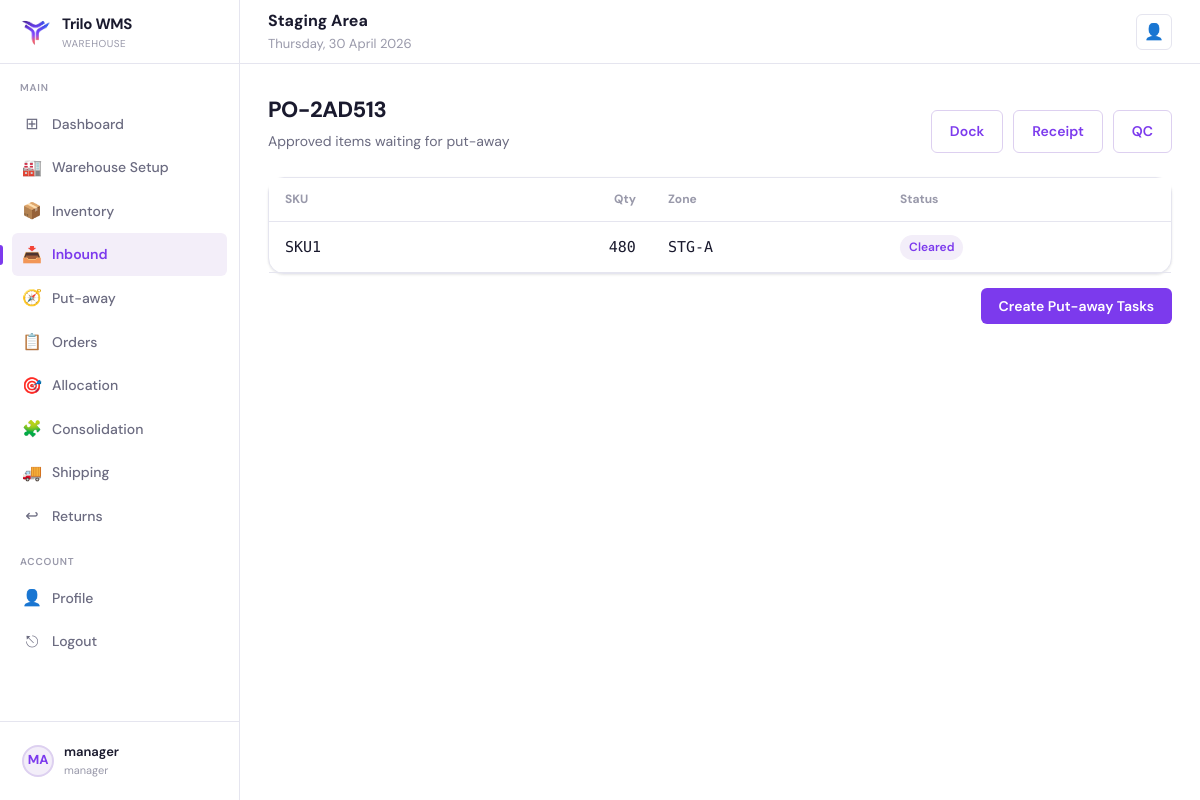
Screenshot of /inbound/11/staging/ (signed in) with the database file from the repository.
### core/models.py (models this page shows, shortened)
class User(AbstractUser):
    class Role(models.TextChoices):
        ADMIN = "admin", "Admin"
        MANAGER = "manager", "Manager"
        PICKER = "picker", "Picker"
        PUTAWAY = "putaway", "Putaway"
        PACKER = "packer", "Packer"
    role = models.CharField(max_length=20, choices=Role.choices, default=Role.PICKER)
    employee_id = models.CharField(max_length=32, unique=True)
    warehouse = models.CharField(max_length=120, blank=True, null=True)
    assigned_warehouse = models.ForeignKey(
        "Warehouse",
        on_delete=models.SET_NULL,
        null=True,
        blank=True,
        related_name="workers",
    )

class PurchaseOrder(models.Model):
    class Status(models.TextChoices):
        CREATED = "created", "Created"
        ARRIVED = "arrived", "Arrived"
        RECEIVING = "receiving", "Receiving"
        QC = "qc", "QC"
        COMPLETED = "completed", "Completed"
    po_number = models.CharField(max_length=40, unique=True, db_index=True)
    supplier_name = models.CharField(max_length=200)
    expected_delivery_date = models.DateField(null=True, blank=True)
    status = models.CharField(max_length=20, choices=Status.choices, default=Status.CREATED)
    dock_number = models.CharField(max_length=40, blank=True, default="")
    created_at = models.DateTimeField(auto_now_add=True)

class StagingItem(models.Model):
    class Status(models.TextChoices):
        WAITING = "waiting", "Waiting"
        READY_FOR_PUTAWAY = "ready_for_putaway", "Ready for Put-away"
        CLEARED = "cleared", "Cleared"
    sku = models.ForeignKey(SKU, on_delete=models.PROTECT, related_name="staging_items")
    quantity = models.PositiveIntegerField()
    staging_zone = models.CharField(max_length=80, default="STG-A")
    status = models.CharField(max_length=30, choices=Status.choices, default=Status.WAITING)
    purchase_order = models.ForeignKey(
        PurchaseOrder, on_delete=models.CASCADE, null=True, blank=True, related_name="staging_items"
    )

class SKU(models.Model):
    class UnitType(models.TextChoices):
        UNIT = "unit", "Unit"
        BOX = "box", "Box"
        PALLET = "pallet", "Pallet"
    name = models.CharField(max_length=200)
    sku_code = models.CharField(max_length=80, unique=True)
    category = models.CharField(max_length=120, blank=True, default="")
    brand = models.CharField(max_length=120, blank=True, default="")
    unit_type = models.CharField(max_length=20, choices=UnitType.choices, default=UnitType.UNIT)
    weight = models.DecimalField(max_digits=10, decimal_places=2, default=0)
    dimensions = models.CharField(max_length=120, blank=True, default="")
    barcode = models.CharField(max_length=120, blank=True, default="")
    quantity = models.PositiveIntegerField(default=0)

### core/inbound_views.py (the view)
# urls.py: path("inbound/<int:po_id>/staging/", inbound_views.staging_area, name="staging_area"),
@login_required
@role_required("admin", "manager")
def staging_area(request, po_id: int):
    po = get_object_or_404(PurchaseOrder, pk=po_id)
    staging = list(StagingItem.objects.filter(purchase_order=po).select_related("sku"))
    return render(
        request,
        "inbound/staging_area.html",
        {"po": po, "staging": staging, "today_str": now_date_str()},
    )

### core/utils.py (called while the page is built)
def now_date_str() -> str:
    return timezone.localdate().strftime("%A, %d %B %Y")

### core/templates/inbound/staging_area.html (shortened to what this page needs)
{% extends "base.html" %}
{% block header_title %}Staging Area{% endblock %}
{% block content %}
  <div class="page-header" style="display:flex;justify-content:space-between;align-items:flex-end;gap:12px;flex-wrap:wrap">
    <div>
      <div class="page-title">{{ po.po_number }}</div>
      <div class="page-subtitle">Approved items waiting for put-away</div>
    </div>
    <div style="display:flex; gap:10px; flex-wrap:wrap">
      <a class="btn btn-outline" href="/inbound/{{ po.id }}/dock/">Dock</a>
      <a class="btn btn-outline" href="/inbound/{{ po.id }}/receipt/">Receipt</a>
      <a class="btn btn-outline" href="/inbound/{{ po.id }}/qc/">QC</a>
    </div>
  </div>
  <div class="card">
    <div class="card-body" style="padding:0">
      <table style="width:100%; border-collapse:collapse">
        <thead>
          <tr style="background:var(--bg); border-bottom:1px solid var(--border)">
            <th style="text-align:left; padding:12px 16px; font-size:12px; color:var(--text-muted)">SKU</th>
            <th style="text-align:right; padding:12px 16px; font-size:12px; color:var(--text-muted)">Qty</th>
            <th style="text-align:left; padding:12px 16px; font-size:12px; color:var(--text-muted)">Zone</th>
            <th style="text-align:left; padding:12px 16px; font-size:12px; color:var(--text-muted)">Status</th>
          </tr>
        </thead>
        <tbody>
          {% for s in staging %}
            <tr style="border-bottom:1px solid var(--border)">
              <td style="padding:12px 16px; font-family:var(--mono)">{{ s.sku.sku_code }}</td>
              <td style="padding:12px 16px; text-align:right; font-family:var(--mono)">{{ s.quantity }}</td>
              <td style="padding:12px 16px; font-family:var(--mono)">{{ s.staging_zone }}</td>
              <td style="padding:12px 16px"><span class="badge badge-purple">{{ s.get_status_display }}</span></td>
            </tr>
          {% empty %}
            <tr><td colspan="4" style="padding:16px" class="muted">No staging items yet. Complete QC first.</td></tr>
          {% endfor %}
        </tbody>
      </table>
    </div>
  </div>
  <div style="display:flex; justify-content:flex-end; margin-top:14px">
    <form method="post" action="/inbound/{{ po.id }}/staging/create-putaway/">
      <button class="btn btn-primary" type="submit">Create Put-away Tasks</button>
    </form>
  </div>
{% endblock %}

### core/templates/base.html (shortened to what this page needs)
{% load static %}
<!DOCTYPE html>
<html lang="en">
<head>
  <link rel="stylesheet" href="{% static 'css/base.css' %}"/>
</head>
<body class="{% block body_class %}{% endblock %}">
  {% block layout %}
  <div class="layout">
    <aside class="sidebar">
      <div class="sidebar-logo">
        <div class="logo-icon"><img src="{% static 'images/TriloLogo.png' %}" alt="Trilo WMS" width="32" height="32" /></div>
        <div>
          <div class="logo-text">Trilo WMS</div>
          <div class="logo-sub">Warehouse</div>
        </div>
      </div>
      <nav class="sidebar-nav">
        <div class="nav-section-label">Main</div>
        <a class="nav-item {% if request.path == '/dashboard/' %}active{% endif %}" href="/dashboard/">
          <span class="nav-icon">⊞</span> Dashboard
        </a>
        {% if request.user.role == 'manager' %}
          <a class="nav-item {% if request.path|slice:":11" == '/warehouse/' %}active{% endif %}" href="/warehouse/">
            <span class="nav-icon">🏭</span> Warehouse Setup
          </a>
          <a class="nav-item {% if request.path|slice:":11" == '/inventory/' %}active{% endif %}" href="/inventory/">
            <span class="nav-icon">📦</span> Inventory
          </a>
          <a class="nav-item {% if request.path|slice:":9" == '/inbound/' %}active{% endif %}" href="/inbound/">
            <span class="nav-icon">📥</span> Inbound
          </a>
          <a class="nav-item {% if request.path|slice:":18" == '/inbound/putaway/' %}active{% endif %}" href="/inbound/putaway/tasks/">
            <span class="nav-icon">🧭</span> Put-away
          </a>
          <a class="nav-item {% if request.path|slice:":8" == '/orders/' %}active{% endif %}" href="/orders/">
            <span class="nav-icon">📋</span> Orders
          </a>
          <a class="nav-item {% if request.path|slice:":12" == '/allocation/' %}active{% endif %}" href="/allocation/">
            <span class="nav-icon">🎯</span> Allocation
          </a>
          <a class="nav-item {% if request.path|slice:":15" == '/consolidation/' %}active{% endif %}" href="/consolidation/">
            <span class="nav-icon">🧩</span> Consolidation
          </a>
          <a class="nav-item {% if request.path|slice:":10" == '/shipping/' %}active{% endif %}" href="/shipping/">
            <span class="nav-icon">🚚</span> Shipping
          </a>
          <a class="nav-item {% if request.path|slice:":9" == '/returns/' %}active{% endif %}" href="/returns/">
            <span class="nav-icon">↩</span> Returns
          </a>
        {% endif %}
        <div class="nav-section-label">Account</div>
        <a class="nav-item {% if request.path == '/profile/' %}active{% endif %}" href="/profile/">
          <span class="nav-icon">👤</span> Profile
        </a>
        <a class="nav-item" href="/logout/"><span class="nav-icon">⎋</span> Logout</a>
      </nav>
      <div class="sidebar-footer">
        <a class="sidebar-user" href="/profile/">
          <div class="user-avatar">{{ request.user.get_full_name|default:request.user.username|slice:":2"|upper }}</div>
          <div class="user-info">
            <div class="user-name">{{ request.user.get_full_name|default:request.user.username }}</div>
            <div class="user-role">{{ request.user.role|default:"" }}</div>
          </div>
        </a>
      </div>
    </aside>
    <header class="header">
      <div style="flex:1">
        <div class="header-title">{% block header_title %}Dashboard{% endblock %}</div>
        <div class="header-breadcrumb">{% block header_subtitle %}{{ today_str }}{% endblock %}</div>
      </div>
      <div class="header-actions">
        <a class="header-btn" href="/profile/" title="Profile">👤</a>
      </div>
    </header>
    <main class="main">
      {% block content %}{% endblock %}
    </main>
  </div>
  {% endblock %}
</body>
</html>

### rows the page displays
User: user.get_full_name "MA", user.get_full_name "manager", user.role "manager"
PurchaseOrder: po_number "PO-2AD513"
StagingItem: sku.sku_code "SKU1", quantity "480", staging_zone "STG-A", status "Cleared"

### other values shown
{{ today_str }} "Thursday, 30 April 2026"
